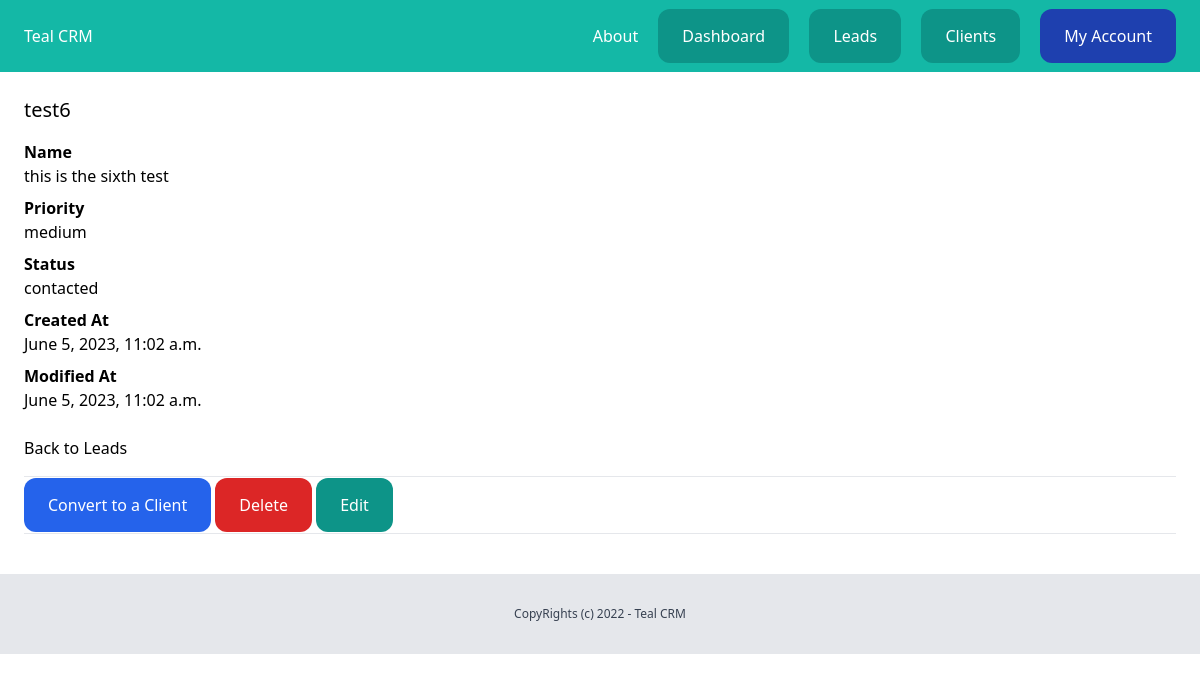
/dashboard/leads/8/ (signed in), run on an earlier commit of the app's database.
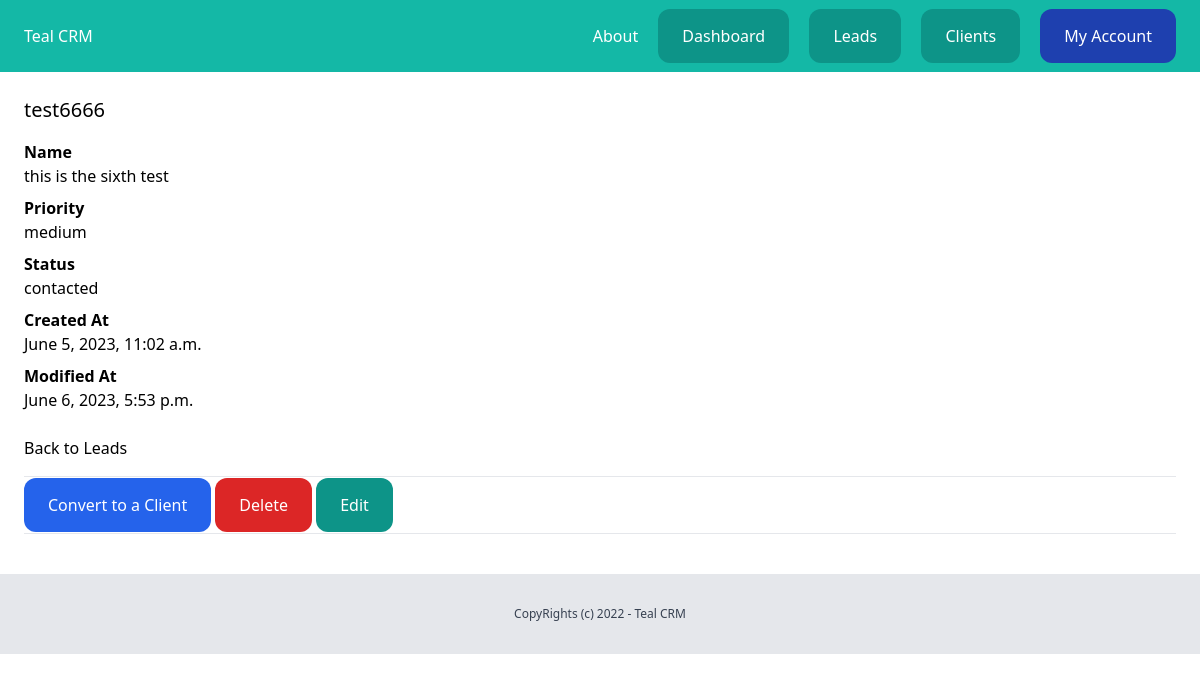
And on a later commit of the database.
### lead/models.py (models this page shows, shortened)
class Lead(models.Model):
    LOW = 'low'
    MEDIUM = 'medium'
    HIGH = 'high'
    CHOICES_PRIORITY = (
        (LOW , 'Low'),
        (MEDIUM , 'Medium'),
        (HIGH , 'High'),
        )
    NEW = 'new'
    CONTACTED = 'contacted'
    LOST = 'lost'
    WON ='won'
    CHOICES_STATUS = (
        (NEW , 'New'),
        (CONTACTED , 'Contacted'),
        (LOST , 'Lost'),
        (WON , 'Won'),
        )
    team = models.ForeignKey(Team, related_name='leads',on_delete=models.CASCADE)
    name = models.CharField(max_length=255)
    email = models.EmailField()
    description = models.TextField(blank=True,null=True)
    created_by = models.ForeignKey(User, on_delete=models.CASCADE , related_name='leads')
    created_at = models.DateTimeField(auto_now_add=True)
    priority = models.CharField(max_length=10,choices=CHOICES_PRIORITY,default=MEDIUM)
    status = models.CharField(max_length=10,choices=CHOICES_STATUS,default=NEW)
    modified = models.DateTimeField(auto_now=True)
    converted_to_client = models.BooleanField(default=False)
    class Meta:
        ordering = ('name',)

### lead/views.py (the view)
# urls.py: path('<int:pk>/', views.LeadDetailView.as_view(),name='lead-details'),
class LeadDetailView(DetailView):
    model = Lead
    template_name = 'lead/lead_details.html'
    @method_decorator(login_required)
    def dispatch(self,  *args, **kwargs) :
        return super().dispatch(*args, **kwargs)
    def get_queryset(self):
        queryset =  super(LeadDetailView,self).get_queryset()
        queryset = queryset.filter(created_by =self.request.user,pk = self.kwargs.get('pk'))
        return queryset

### lead/templates/lead/lead_details.html (shortened to what this page needs)
{% extends 'core/base.html' %}
{% block content %}
    <div class="py-6 px-6">
        <h1 class="mb-4 text-xl">{{lead.name}}</h1>
        {% if lead.description %}
            <p class="font-semibold">Name</p>
            <p class="mb-2">{{lead.description}}</p>
        {% endif %}
        <p class="font-semibold">Priority</p>
        <p class="mb-2">{{lead.priority}}</p>
        <p class="font-semibold">Status</p>
        <p class="mb-2">{{lead.status}}</p>
        <p class="font-semibold">Created At</p>
        <p class="mb-2">{{lead.created_at}}</p>
        <p class="font-semibold">Modified At</p>
        <p class="mb-6">{{lead.modified}}</p>
        <a href="{% url 'leads-list' %}">Back to Leads</a>
        <hr class= "my-4">
            <a href="{% url 'lead-convert' lead.id %}" class="py-4 px-6 bg-blue-600 rounded-xl text-white">Convert to a Client</a>
            <a href="#" onclick="document.getElementById('lead_delete_form').submit();" class="py-4 px-6 bg-red-600 rounded-xl text-white">Delete</a>
            <a href="{% url 'edit-lead' lead.id %}" class="py-4 px-6 bg-teal-600 rounded-xl text-white">Edit</a>
        <hr class= "my-4">
    </div>
{% endblock content %}

What changed in the data, as far as the page shows it:
changed Lead "this is the sixth test": name "test6" → "test6666"; modified "June 5, 2023, 11:02 a.m." → "June 6, 2023, 5:53 p.m."
